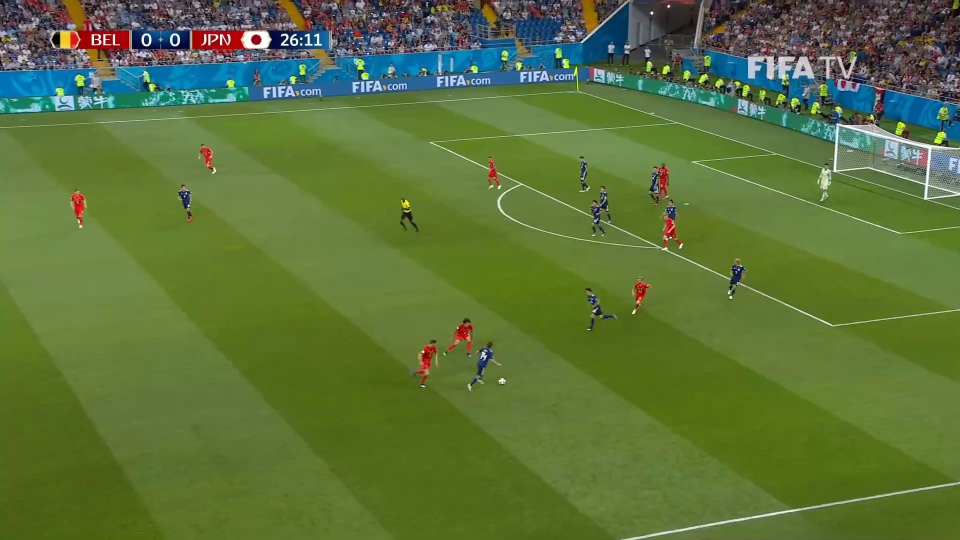
#> input picture clips/frame4.jpg, 1920 x 1080 px (shown at 1/2 size)
$ python HoughLines.py   (older library calls are emulated)
#> lines starting #> are read from the running program, lines starting #| are printed output that depends on the picture; after the words box and inside, x2 and y2 are one past the last pixel; in counts of white or black regions, pixels touching at a corner belong together
#> further down, frame is the input picture: shape (1080, 1920, 3); mean B, G, R 58.6, 114.5, 91.9
### auxiliary/aux.py
import cv2
import numpy as np


class VideoSource:

    # [48 lines left out: functions __init__, get_frame, display_frame, clean_up, show_image, not called in this run]


def export_image_as_file(image_to_be_exported, filename):
    path = '../tmp/'
    cv2.imwrite(image_to_be_exported, path+filename)


def remove_white_dots(image, iterations=1):
    # do connected components processing
    for j in range(iterations):
        nlabels, labels, stats, centroids = cv2.connectedComponentsWithStats(image, None, None, None, 8, cv2.CV_32S)
        # get CC_STAT_AREA component as stats[label, COLUMN]
        areas = stats[1:, cv2.CC_STAT_AREA]

        result = np.zeros((labels.shape), np.uint8)

        for i in range(0, nlabels - 1):
            if areas[i] >= 100:  # keep
                result[labels == i + 1] = 255

        image = result
        image = cv2.bitwise_not(image, image)

    return result

### auxiliary/HoughLines.py
import numpy as np
import cv2
import operator, math
from scipy.spatial import distance
from auxiliary import aux
import itertools


def is_horizontal(line_angle, horizontal_angle=84., degree_tol=4):
    th = line_angle * 180. / np.pi
    return True if (horizontal_angle - degree_tol) <= th <= (horizontal_angle + degree_tol) else False


def is_vertical(line_angle, vertical_angle=110., degree_tol=4):
    th = line_angle * 180. / np.pi
    return True if (vertical_angle - degree_tol) <= th <= (vertical_angle + degree_tol) else False


def blend_images(image, final_image, alpha=0.7, beta=1., gamma=0.):
    return cv2.addWeighted(final_image, alpha, image, beta, gamma)


# [9 lines left out: function extract, not called in this run]


def get_line_endpoints(rho, theta):
    line_length = 2200
    a = np.cos(theta)
    b = np.sin(theta)
    x0 = a * rho
    y0 = b * rho
    x1 = int(x0 + line_length * (-b))
    y1 = int(y0 + line_length * (a))
    x2 = int(x0 - line_length * (-b))
    y2 = int(y0 - line_length * (a))
    return (x1, y1), (x2, y2)


def get_line_midpoints(rho, theta):
    (x1, y1), (x2, y2) = get_line_endpoints(rho, theta)
    x = int((x1 + x2) / 2)
    y = int((y1 + y2) / 2)

    x = int((x + x2) / 2)
    y = int((y + y2) / 2)
    return x, y


def draw_line(img, rho, theta):
    (x1, y1), (x2, y2) = get_line_endpoints(rho, theta)
    cv2.line(img, (x1, y1), (x2, y2), (255, 255, 255), 1)
    return img


def drawhoughLinesOnImage(image, houghLines):
    for (r, th) in houghLines:
        image = draw_line(image, r, th)


def houghLines(image, coloured_image, threshold=95):
    houghLines = cv2.HoughLines(image, 1, np.pi / 180, threshold)
    houghLinesImage = np.zeros_like(image)

    if houghLines is not None:
        houghLines = houghLines.reshape(houghLines.shape[0], houghLines.shape[2])
        drawhoughLinesOnImage(houghLinesImage, houghLines)
    # tmp = np.float32(houghLinesImage)
    # dst = cv2.cornerHarris(tmp, 10, 15, 0.04)

    houghLinesImage = cv2.cvtColor(houghLinesImage, cv2.COLOR_GRAY2RGB)
    houghLinesImage = cv2.cvtColor(houghLinesImage, cv2.COLOR_BGR2RGB)
    orginalImageWithHoughLines = blend_images(houghLinesImage, coloured_image)
    # orginalImageWithHoughLines[dst > 0.01 * dst.max()] = [0, 0, 255]

    # aux.show_image(orginalImageWithHoughLines)

    return houghLines, orginalImageWithHoughLines


# [18 lines left out: function houghLinesP, not called in this run]


def image_preprocess(image):
    lower_color = np.array([40, 60, 60])
    upper_color = np.array([60, 255, 225])
    hsv = cv2.cvtColor(image, cv2.COLOR_BGR2HSV)
#> hsv: shape (720, 1280, 3); mean H, S, V 52, 149, 119.8
    mask = cv2.inRange(hsv, lower_color, upper_color)
#> mask: shape (720, 1280); 41.4% white; 541 white regions (422 under 20 px), largest, box (x1, y1, x2, y2) and area: (0, 108, 1280, 658) 307746, (664, 459, 1280, 720) 47114, (856, 645, 1280, 720) 9013
    mask = aux.remove_white_dots(mask, iterations=2)
#> the loop in remove_white_dots, `for j in range(iterations):` made 2 passes
#> nlabels on pass 1: 542
#> pass 1, in remove_white_dots, `nlabels, labels, stats, centroids = cv2.connectedComponentsWithStats(i..`:
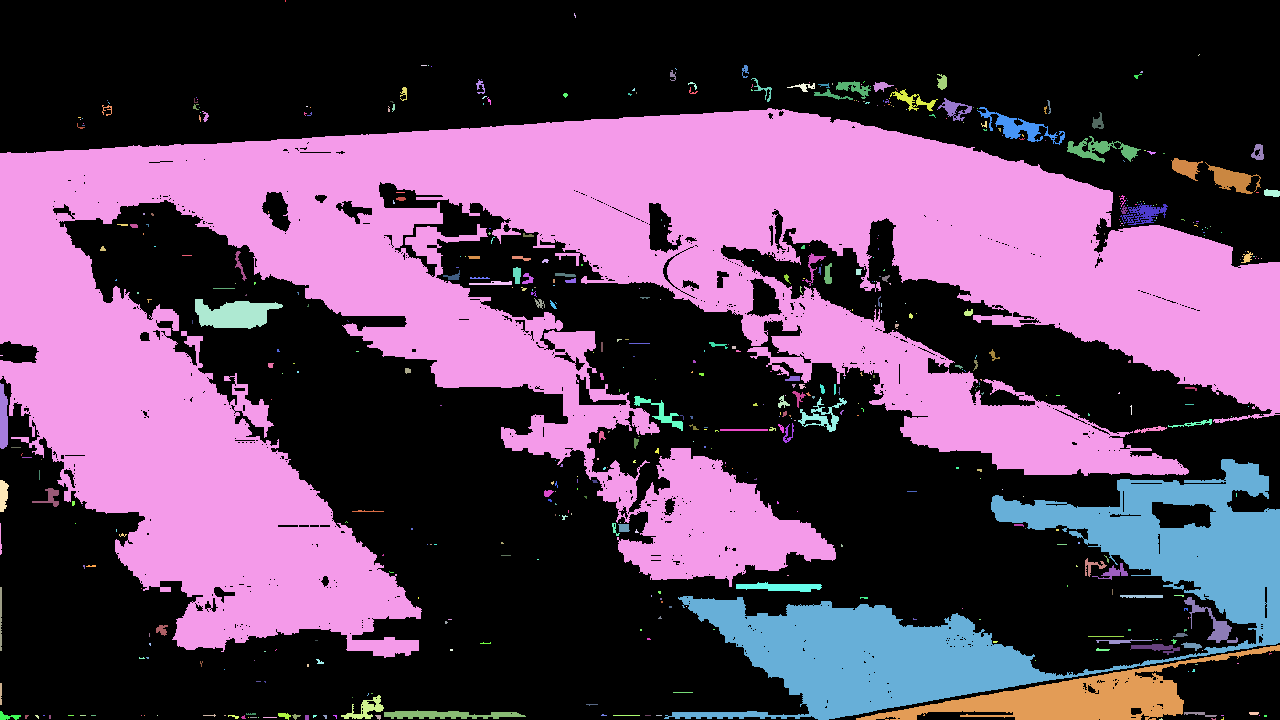
#> labels: shape (720, 1280) int32; 542 distinct labels, from 0 to 541; one colour per label, 0 black
    img = cv2.bitwise_and(image, image, mask=mask)

    img = cv2.cvtColor(img, cv2.COLOR_BGR2GRAY)
#> img: shape (720, 1280)
    _, img = cv2.threshold(img, 150, 255, cv2.THRESH_BINARY)
#> img: shape (720, 1280); 0.49% white in thin lines or dots, all inside (x1, y1, x2, y2) = (0, 75, 1280, 720)
    kernel = np.ones((4, 4), np.uint8)

    img = cv2.dilate(img, kernel, iterations=1)
#> img: shape (720, 1280); 2% white; 99 white regions (19 under 20 px), largest, box (x1, y1, x2, y2) and area: (571, 107, 1280, 314) 6212, (665, 277, 955, 365) 2050, (986, 378, 1261, 437) 1504
    img = aux.remove_white_dots(img, iterations=2)
#> the loop in remove_white_dots (call 2), `for j in range(iterations):` made 2 passes
#> nlabels on pass 1: 100
#> pass 1, in remove_white_dots (call 2), `nlabels, labels, stats, centroids = cv2.connectedComponentsWithStats(i..`:
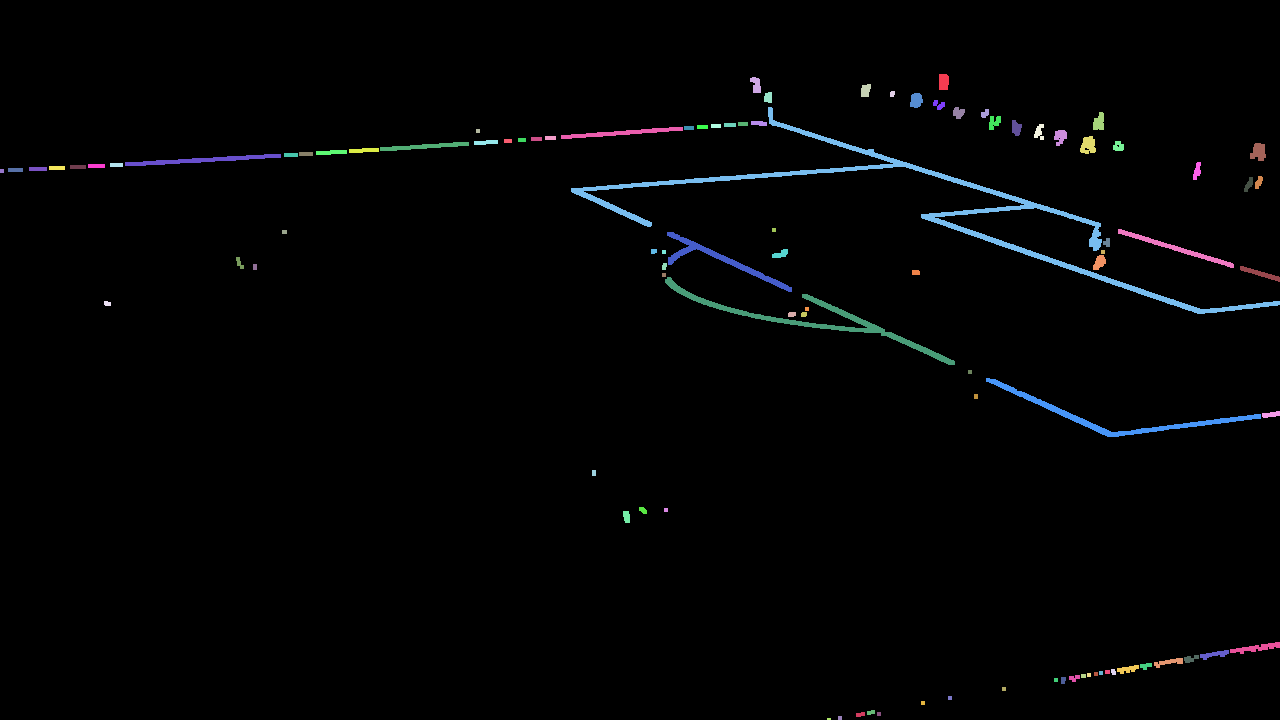
#> labels: shape (720, 1280) int32; 100 distinct labels, from 0 to 99; one colour per label, 0 black
    img = cv2.erode(img, kernel, iterations=1)
#> img: shape (720, 1280); 0.5% white in thin lines or dots, all inside (x1, y1, x2, y2) = (127, 76, 1280, 673)
    img = cv2.Canny(img, 500, 200)
#> img: shape (720, 1280); 0.53% white in thin lines or dots, all inside (x1, y1, x2, y2) = (126, 75, 1280, 673)
    # img = remove_white_dots(img, iterations=2)
    return img


def lines_are_close(midA, midB, rtol):
    closeness = np.isclose(midA, midB, rtol=rtol)
    return closeness[0] and closeness[1]


def refine_lines(_lines, rtol=.1):
    _lines = [[l, get_line_midpoints(l[0], l[1]), True] for l in _lines]

    # for (current_line, current_mid, current_keep) in _lines:
    #     cv2.line(frame, current_mid, current_mid, (255, 255, 255), 20)

    for current_idx, (current_line, current_mid, current_keep) in enumerate(_lines):
        if not current_keep:
            continue
        for checked_idx, (checked_line, checked_mid, checked_keep) in enumerate(_lines):
            if not checked_keep or current_idx == checked_idx:
                continue
            if lines_are_close(current_mid, checked_mid, rtol):
                _lines[checked_idx][2] = False

    refine_lines = [line for (line, _, keep) in _lines if keep]

    # [4 lines of commented-out code are left out]

    return refine_lines


def find_intersection(l1, l2):
    (Ax1, Ay1), (Ax2, Ay2) = get_line_endpoints(l1[0], l1[1])
    (Bx1, By1), (Bx2, By2) = get_line_endpoints(l2[0], l2[1])

    d = (By2 - By1) * (Ax2 - Ax1) - (Bx2 - Bx1) * (Ay2 - Ay1)
    if d:
        uA = ((Bx2 - Bx1) * (Ay1 - By1) - (By2 - By1) * (Ax1 - Bx1)) / d
        uB = ((Ax2 - Ax1) * (Ay1 - By1) - (Ay2 - Ay1) * (Ax1 - Bx1)) / d
    else:
        return
    if not (0 <= uA <= 1 and 0 <= uB <= 1):
        return
    x = Ax1 + uA * (Ax2 - Ax1)
    y = Ay1 + uA * (Ay2 - Ay1)

    return np.array([x, y])


def get_intersection_points(lines):
    line_pairs = list(itertools.combinations(lines, 2))
    intersection_points = []

    for pair in line_pairs:
        intersection_points.append(find_intersection(pair[0], pair[1]))

    return intersection_points


def get_court_intersection_points():
    frame_c = cv2.imread('../clips/court.jpg')

    lower_color = np.array([230, 0, 0])
    upper_color = np.array([255, 15, 15])
    mask = cv2.inRange(frame_c, lower_color, upper_color)

    _, img_c = cv2.threshold(mask, 150, 255, cv2.THRESH_BINARY)

    lines, img_with_hough_lines = houghLines(img_c, frame_c, threshold=20)

    hor_lines = []
    ver_lines = []
    #
    if lines is not None:
        for line in lines:
            rho, theta = line
            if is_horizontal(theta, horizontal_angle=0., degree_tol=1):
                hor_lines.append(line)
            elif is_vertical(theta, vertical_angle=90., degree_tol=1):
                ver_lines.append(line)

    lines = []
    for line in hor_lines:
        lines.append(line)
    for line in ver_lines:
        lines.append(line)
    #
    intersection_points = get_intersection_points(lines)
    return [p for p in intersection_points if p is not None]


frame = cv2.imread('../clips/frame4.jpg')
frame_resized = cv2.resize(frame, (1280, 720))

img = image_preprocess(frame_resized)

lines, image_with_lines = houghLines(img, frame_resized)
#> in houghLines, `houghLines = cv2.HoughLines(image, 1, np.pi / 180, threshold)`: houghLines = 15 rows, first 8: [175, 1.5], [-107, 1.87], [-97, 1.9], [177, 1.5], [241, 1.48], [-124, 1.88], [170, 1.52], [227, 1.5]
#> the loop in drawhoughLinesOnImage, `for (r, th) in houghLines:` made 15 passes
#> (r, th) on passes 1 to 8: (175, 1.5), (-107, 1.87), (-97, 1.9), (177, 1.5), (241, 1.48), (-124, 1.88), (170, 1.52), (227, 1.5)
#> lines has the same summary as houghLines in houghLines

hor_lines = list()
ver_lines = list()

for line in lines:
    rho, theta = line
    if is_horizontal(theta):
        hor_lines.append(line)
    elif is_vertical(theta):
        ver_lines.append(line)
#> this loop made 15 passes
#> (rho, theta) on passes 1 to 8: (175, 1.5), (-107, 1.87), (-97, 1.9), (177, 1.5), (241, 1.48), (-124, 1.88), (170, 1.52), (227, 1.5)
#> after the loop, hor_lines = [[175, 1.5], [177, 1.5], [241, 1.48], [170, 1.52], [227, 1.5], [229, 1.5], [566, 1.45]]; ver_lines = [[-107, 1.87], [-97, 1.9], [-124, 1.88], [-56, 1.99], [-95, 1.9], [-86, 1.85]]

ref_ver_lines = refine_lines(ver_lines, rtol=.125)
#> the loop in refine_lines, `for current_idx, (current_line, current_mid, current_keep) in enumerat..` made 6 passes
#> (current_line, current_mid, current_keep) on passes 1, 2, 4: ([-107, 1.87], (1083, 219), True), ([-97, 1.9], (1071, 266), True), ([-56, 1.99], (1027, 396), True)
#> in refine_lines, `refine_lines = [line for (line, _, keep) in _lines if keep]`: refine_lines = [[-107, 1.87], [-97, 1.9], [-56, 1.99]]
#> ref_ver_lines = [[-107, 1.87], [-97, 1.9], [-56, 1.99]]
ref_hor_lines = refine_lines(hor_lines, rtol=.125)
#> the loop in refine_lines (call 2), `for current_idx, (current_line, current_mid, current_keep) in enumerat..` made 7 passes
#> (current_line, current_mid, current_keep) on passes 1 to 7: ([175, 1.5], (1109, 97), True), ([177, 1.5], (1109, 99), False), ([241, 1.48], (1116, 143), True), ([170, 1.52], (1106, 111), True), ([227, 1.5], (1113, 148), False), ([229, 1.5], (1113, 150), False), ([566, 1.45], (1160, 427), True)
#> ref_hor_lines = [[175, 1.5], [241, 1.48], [170, 1.52], [566, 1.45]]

# [6 lines of commented-out code are left out]
lines = []
for line in ref_hor_lines:
    lines.append(line)
#> this loop made 4 passes
#> after the loop, lines has the same summary as ref_hor_lines
for line in ref_ver_lines:
    lines.append(line)
#> this loop made 3 passes
#> after the loop, lines = [[175, 1.5], [241, 1.48], [170, 1.52], [566, 1.45], [-107, 1.87], [-97, 1.9], [-56, 1.99]]

intersection_points = get_intersection_points(lines)
#> in get_intersection_points, `line_pairs = list(itertools.combinations(lines, 2))`: line_pairs = 21 items, first 6: ([175, 1.5], [241, 1.48]), ([175, 1.5], [170, 1.52]), ([175, 1.5], [566, 1.45]), ([175, 1.5], [-107, 1.87]), ([175, 1.5], [-97, 1.9]), ([175, 1.5], [-56, 1.99])
#> the loop in get_intersection_points, `for pair in line_pairs:` made 21 passes
#> pair on passes 2, 4, 5, 6, 7: ([175, 1.5], [170, 1.52]), ([175, 1.5], [-107, 1.87]), ([175, 1.5], [-97, 1.9]), ([175, 1.5], [-56, 1.99]), ([241, 1.48], [170, 1.52])
intersection_points = [p for p in intersection_points if p is not None and p[0]>=0 and p[1]>=0]

for p in intersection_points:
    cv2.line(frame_resized, (int(p[0]), int(p[1])), (int(p[0]), int(p[1])), (255, 255, 0), 10)
#> this loop made 14 passes
#> p on passes 1 to 8: [334.8, 151.9], [765.7, 121.8], [670.7, 128.4], [459.1, 143.2], [2051.3, 62.05], [899.7, 162.7], [796.5, 171.7], [568, 191.7]
#> frame_resized: shape (720, 1280, 3); mean B, G, R 58.7, 114.6, 91.8

court_intersection_points = get_court_intersection_points()
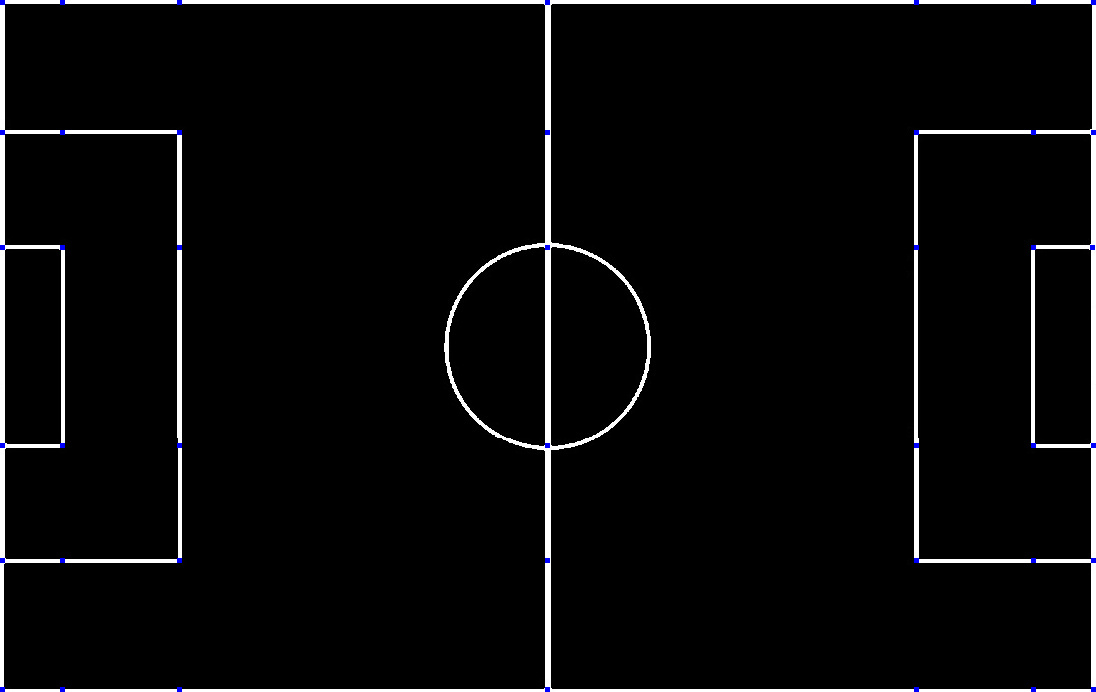
#> input picture clips/court.jpg, 1096 x 692 px
#> in get_court_intersection_points, frame_c is the input picture: shape (692, 1096, 3); mean B, G, R 10.1, 9.8, 9.8
#> the loop in drawhoughLinesOnImage (call 2), `for (r, th) in houghLines:` made 13 passes
#> (r, th) on passes 1 to 8: (0, 1.57), (130, 1.57), (245, 1.57), (443, 1.57), (558, 1.57), (687, 1.57), (0, 0), (60, 0)
#> the loop in get_court_intersection_points, `for line in lines:` made 13 passes
#> the loop in get_court_intersection_points, `for line in hor_lines:` made 7 passes
#> line on passes 1 to 7: [0, 0], [60, 0], [177, 0], [545, 0], [914, 0], [1031, 0], [1091, 0]
#> the loop in get_court_intersection_points, `for line in ver_lines:` made 6 passes
#> the loop in get_intersection_points (call 2), `for pair in line_pairs:` made 78 passes
#> pair on passes 1 to 8: ([0, 0], [60, 0]), ([0, 0], [177, 0]), ([0, 0], [545, 0]), ([0, 0], [914, 0]), ([0, 0], [1031, 0]), ([0, 0], [1091, 0]), ([0, 0], [0, 1.57]), ([0, 0], [130, 1.57])


court_image = cv2.imread('../clips/court.jpg')

src = np.array([[914., 0.], [1091., 0.], [914., 557.7078881563991], [1091., 129.50011366219587]], np.float32)
# dst = np.array([[685.92956318, 213.76928535], [1144.82313169, 181.66346822493117], [1004.04196727, 355.40768528], [1555.15512238, 307.12398654]])

# src = np.array([[914, 0], [1091, 0], [914, 244], [1091, 244]], np.float32)
dst = np.array([[459.0645161112684, 143.2217852219327], [765.7319784379197, 121.76624489962595],
                [1110.6788355551557, 433.11638665653606], [899.7333270184508, 162.6960601898524]], np.float32)

homography_matrix = cv2.getPerspectiveTransform(src, dst)

im_out = cv2.warpPerspective(court_image, homography_matrix, (frame_resized.shape[1], frame_resized.shape[0]))

im_out = cv2.cvtColor(im_out, cv2.COLOR_BGR2GRAY)
#> im_out: shape (720, 1280)
_, mask = cv2.threshold(im_out, 10, 255, cv2.THRESH_BINARY)
#> mask: shape (720, 1280); 2.6% white; 2 white regions, box (x1, y1, x2, y2) and area: (0, 272, 1280, 617) 12921, (0, 122, 1280, 438) 11008
mask = cv2.cvtColor(mask, cv2.COLOR_GRAY2RGB)

final_image = blend_images(mask, frame_resized)
#> call 3 of blend_images, with alpha = 0.7, beta = 1, gamma = 0
#> in blend_images (call 3), `return cv2.addWeighted(final_image, alpha, image, beta, gamma)`:
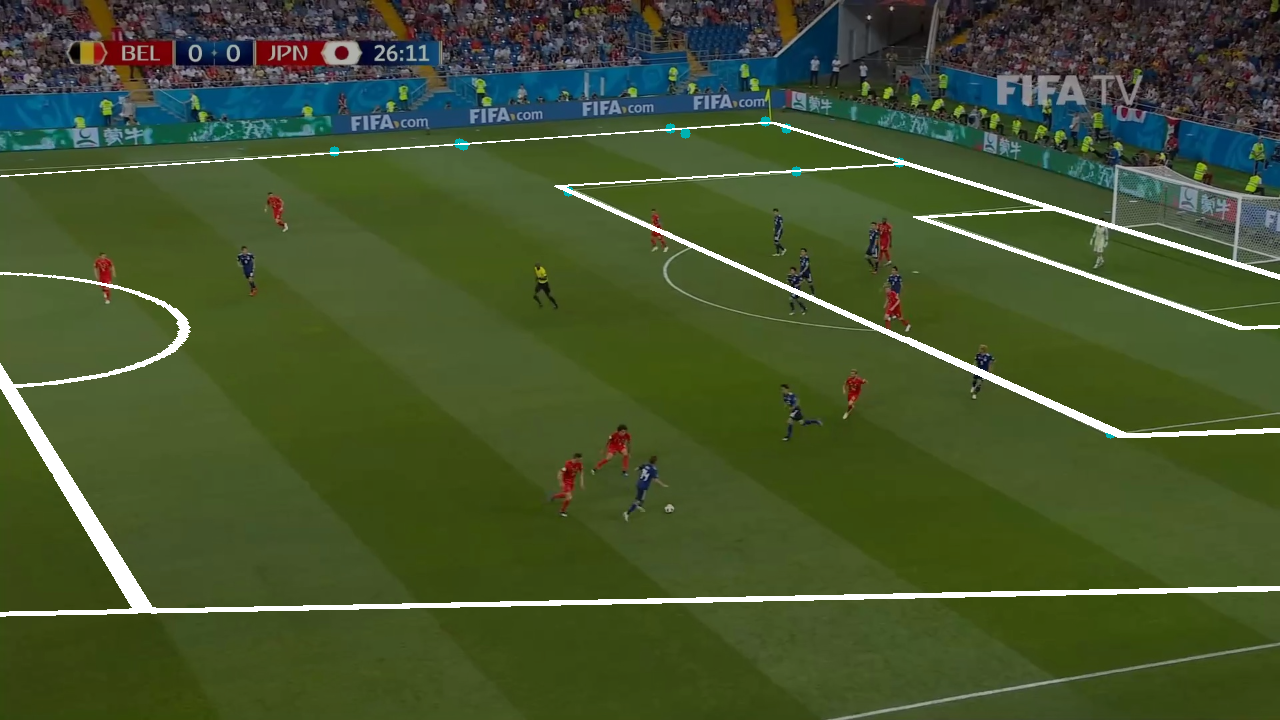
#> returned value: shape (720, 1280, 3); mean of channels 0, 1, 2 46.7, 84.6, 69; drawn as B, G, R


# aux.show_image(im_out)
print()
